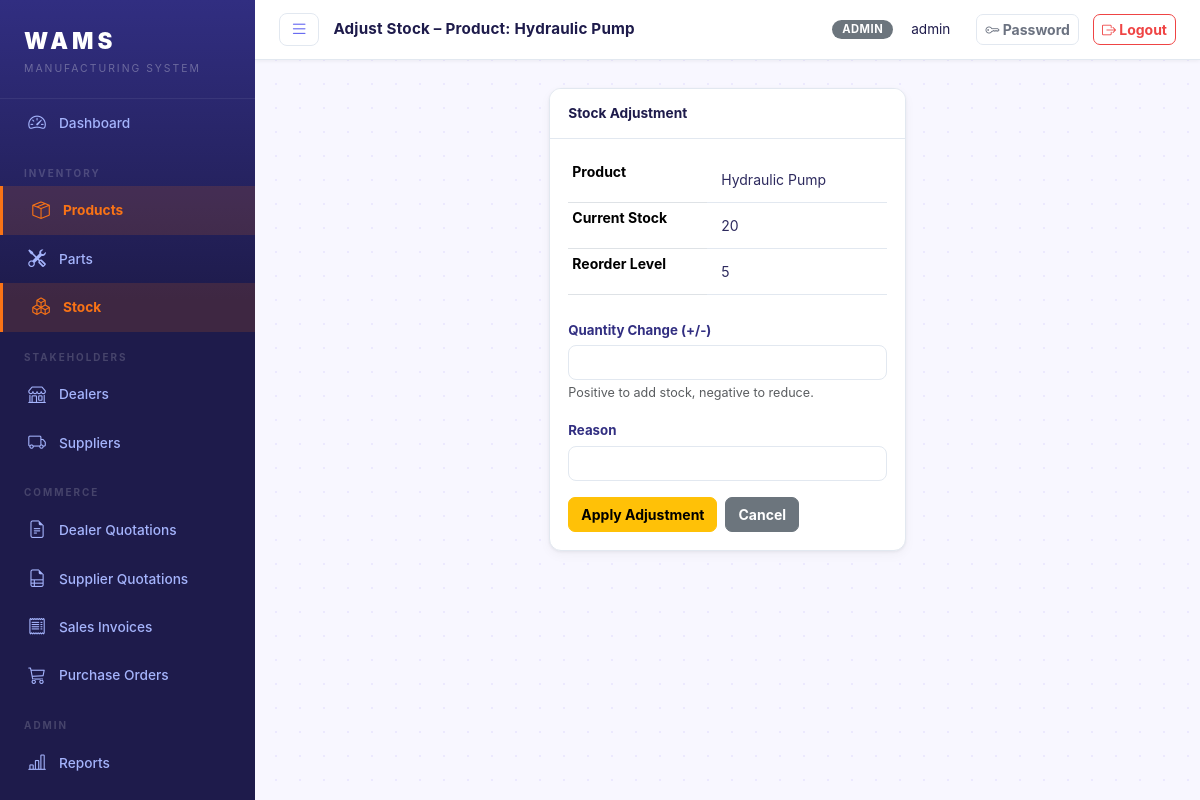
/stock/product/3/adjust/ (signed in), run on an earlier commit of the app's database.
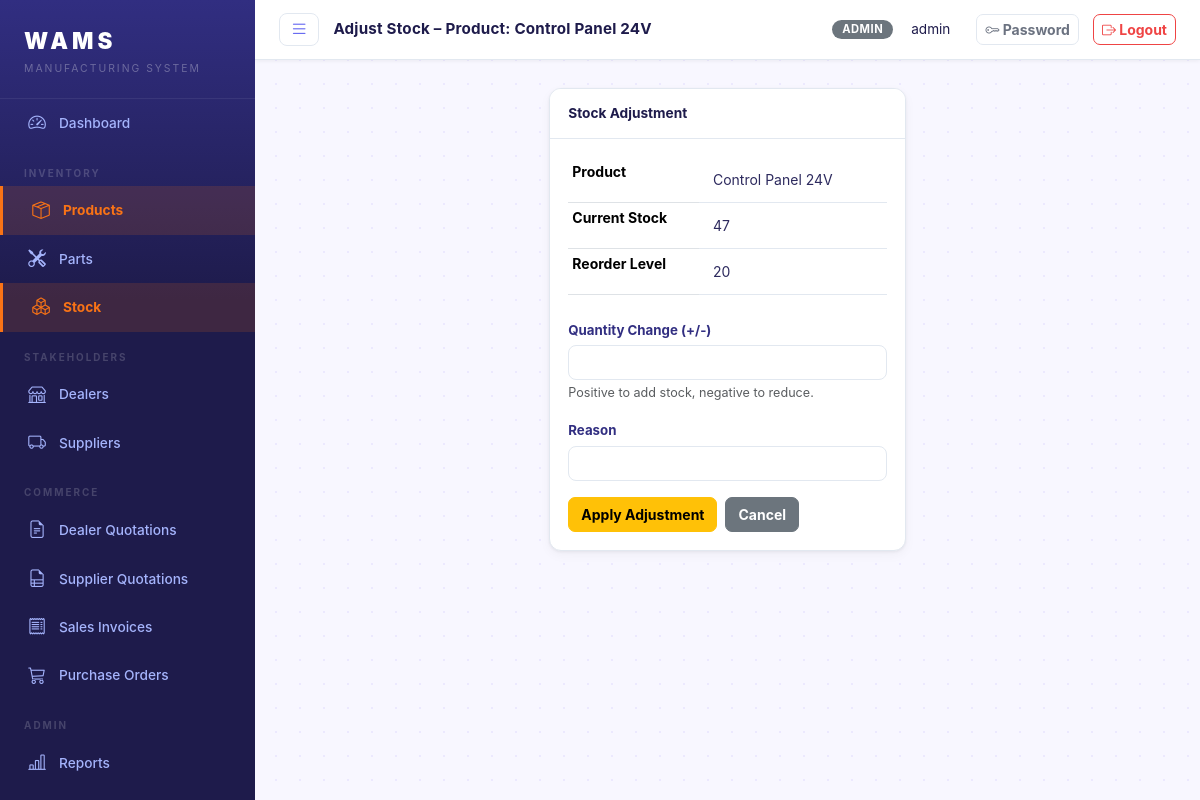
And on a later commit of the database.
### core/models.py (models this page shows, shortened)
class Product(models.Model):
    CATEGORY_CHOICES = [
        ('electronics', 'Electronics'),
        ('mechanical', 'Mechanical'),
        ('chemical', 'Chemical'),
        ('textile', 'Textile'),
        ('other', 'Other'),
    ]
    product_id = models.CharField(max_length=50, unique=True)
    name = models.CharField(max_length=200)
    category = models.CharField(max_length=50, choices=CATEGORY_CHOICES)
    description = models.TextField(blank=True)
    unit_price = models.DecimalField(max_digits=10, decimal_places=2)
    stock_quantity = models.PositiveIntegerField(default=0)
    reorder_level = models.PositiveIntegerField(default=10)
    is_active = models.BooleanField(default=True)
    created_at = models.DateTimeField(auto_now_add=True)
    updated_at = models.DateTimeField(auto_now=True)
    class Meta:
        ordering = ['name']

### core/views.py (the view, shortened to what this page needs)
# urls.py: path('stock/product/<int:pk>/adjust/', views.stock_adjust_product, name='stock_adjust_product'),
@login_required
@admin_required
def stock_adjust_product(request, pk):
    product = get_object_or_404(Product, pk=pk)
    form = StockAdjustForm(request.POST or None)
    return render(request, 'core/stock/adjust.html', {'form': form, 'item': product, 'item_type': 'Product'})

### core/forms.py
class StockAdjustForm(forms.Form):
    quantity_change = forms.IntegerField(
        label='Quantity Change (+/-)',
        widget=forms.NumberInput(attrs=FORM_CONTROL),
        help_text='Positive to add stock, negative to reduce.',
    )
    reason = forms.CharField(
        widget=forms.TextInput(attrs=FORM_CONTROL),
        max_length=200,
    )

### templates/core/stock/adjust.html (shortened to what this page needs)
{% extends 'base.html' %}
{% block page_title %}Adjust Stock – {{ item_type }}: {{ item.name }}{% endblock %}
{% block content %}
<div class="row justify-content-center">
  <div class="col-md-5">
    <div class="card">
      <div class="card-header">Stock Adjustment</div>
      <div class="card-body">
        <table class="table table-sm mb-4">
          <tr><th>{{ item_type }}</th><td>{{ item.name }}</td></tr>
          <tr><th>Current Stock</th><td>{{ item.stock_quantity }}</td></tr>
          <tr><th>Reorder Level</th><td>{{ item.reorder_level }}</td></tr>
        </table>
        <form method="post">
          {% for field in form %}
          <div class="mb-3">
            <label class="form-label">{{ field.label }}</label>
            {{ field }}
            {% if field.help_text %}<div class="form-text">{{ field.help_text }}</div>{% endif %}
          </div>
          {% endfor %}
          <div class="d-flex gap-2">
            <button type="submit" class="btn btn-warning">Apply Adjustment</button>
            <a href="{% url 'stock_overview' %}" class="btn btn-secondary">Cancel</a>
          </div>
        </form>
      </div>
    </div>
  </div>
</div>
{% endblock %}

What changed in the data, as far as the page shows it:
changed Product: name "Hydraulic Pump" → "Control Panel 24V"; stock_quantity "20" → "47"; reorder_level "5" → "20"
